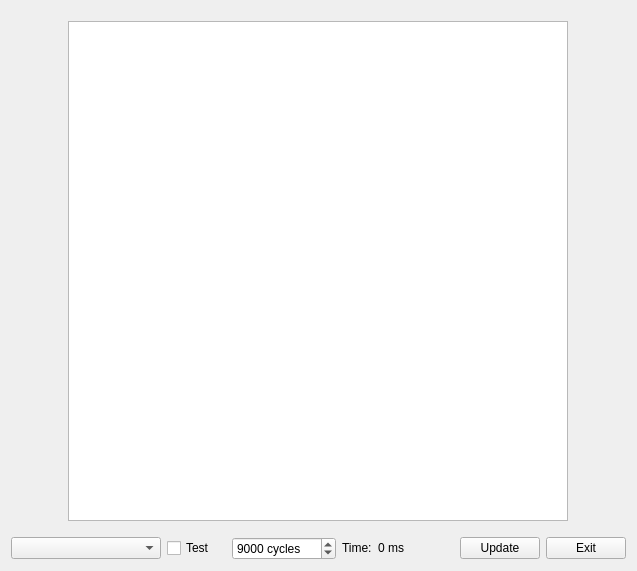
<?xml version="1.0" encoding="UTF-8"?>
<ui version="4.0">
 <class>MainWindow</class>
 <widget class="QMainWindow" name="MainWindow">
  <property name="geometry">
   <rect>
    <x>0</x>
    <y>0</y>
    <width>637</width>
    <height>571</height>
   </rect>
  </property>
  <property name="sizePolicy">
   <sizepolicy hsizetype="Expanding" vsizetype="Fixed">
    <horstretch>0</horstretch>
    <verstretch>0</verstretch>
   </sizepolicy>
  </property>
  <property name="windowTitle">
   <string>CG: Lab1</string>
  </property>
  <widget class="QWidget" name="centralWidget">
   <layout class="QVBoxLayout" name="verticalLayout_2">
    <item alignment="Qt::AlignHCenter|Qt::AlignVCenter">
     <widget class="QGraphicsView" name="graphicsView">
      <property name="sizePolicy">
       <sizepolicy hsizetype="Fixed" vsizetype="Fixed">
        <horstretch>0</horstretch>
        <verstretch>0</verstretch>
       </sizepolicy>
      </property>
      <property name="minimumSize">
       <size>
        <width>500</width>
        <height>500</height>
       </size>
      </property>
     </widget>
    </item>
    <item>
     <spacer name="verticalSpacer">
      <property name="orientation">
       <enum>Qt::Vertical</enum>
      </property>
      <property name="sizeType">
       <enum>QSizePolicy::Preferred</enum>
      </property>
      <property name="sizeHint" stdset="0">
       <size>
        <width>0</width>
        <height>0</height>
       </size>
      </property>
     </spacer>
    </item>
    <item>
     <layout class="QHBoxLayout" name="horizontalLayout">
      <item>
       <widget class="QComboBox" name="algorithmSelectorComboBox">
        <property name="sizePolicy">
         <sizepolicy hsizetype="Expanding" vsizetype="Fixed">
          <horstretch>0</horstretch>
          <verstretch>0</verstretch>
         </sizepolicy>
        </property>
        <property name="minimumSize">
         <size>
          <width>150</width>
          <height>0</height>
         </size>
        </property>
        <property name="toolTip">
         <string>&lt;html&gt;&lt;head/&gt;&lt;body&gt;&lt;p&gt;Alghoritm selector&lt;/p&gt;&lt;/body&gt;&lt;/html&gt;</string>
        </property>
       </widget>
      </item>
      <item>
       <widget class="QCheckBox" name="testCheckBox">
        <property name="text">
         <string>Test</string>
        </property>
       </widget>
      </item>
      <item>
       <spacer name="horizontalSpacer">
        <property name="orientation">
         <enum>Qt::Horizontal</enum>
        </property>
        <property name="sizeHint" stdset="0">
         <size>
          <width>40</width>
          <height>20</height>
         </size>
        </property>
       </spacer>
      </item>
      <item>
       <widget class="QSpinBox" name="testSpinBox">
        <property name="suffix">
         <string> cycles</string>
        </property>
        <property name="prefix">
         <string/>
        </property>
        <property name="minimum">
         <number>1000</number>
        </property>
        <property name="maximum">
         <number>1000000</number>
        </property>
        <property name="singleStep">
         <number>100</number>
        </property>
        <property name="value">
         <number>9000</number>
        </property>
       </widget>
      </item>
      <item>
       <widget class="QLabel" name="timeTaken">
        <property name="enabled">
         <bool>true</bool>
        </property>
        <property name="sizePolicy">
         <sizepolicy hsizetype="Fixed" vsizetype="Fixed">
          <horstretch>0</horstretch>
          <verstretch>0</verstretch>
         </sizepolicy>
        </property>
        <property name="minimumSize">
         <size>
          <width>100</width>
          <height>0</height>
         </size>
        </property>
        <property name="toolTip">
         <string>&lt;html&gt;&lt;head/&gt;&lt;body&gt;&lt;p&gt;Time that takes an alghoritm to complete computations&lt;/p&gt;&lt;/body&gt;&lt;/html&gt;</string>
        </property>
        <property name="text">
         <string>Time:  0 ms</string>
        </property>
       </widget>
      </item>
      <item>
       <spacer name="horizontalSpacer_2">
        <property name="orientation">
         <enum>Qt::Horizontal</enum>
        </property>
        <property name="sizeHint" stdset="0">
         <size>
          <width>40</width>
          <height>20</height>
         </size>
        </property>
       </spacer>
      </item>
      <item>
       <widget class="QPushButton" name="updateButton">
        <property name="text">
         <string>Update</string>
        </property>
       </widget>
      </item>
      <item>
       <widget class="QPushButton" name="exitButton">
        <property name="text">
         <string>Exit</string>
        </property>
       </widget>
      </item>
     </layout>
    </item>
   </layout>
  </widget>
 </widget>
 <layoutdefault spacing="6" margin="11"/>
 <resources/>
 <connections>
  <connection>
   <sender>testCheckBox</sender>
   <signal>toggled(bool)</signal>
   <receiver>timeTaken</receiver>
   <slot>setVisible(bool)</slot>
   <hints>
    <hint type="sourcelabel">
     <x>207</x>
     <y>536</y>
    </hint>
    <hint type="destinationlabel">
     <x>595</x>
     <y>542</y>
    </hint>
   </hints>
  </connection>
  <connection>
   <sender>testCheckBox</sender>
   <signal>toggled(bool)</signal>
   <receiver>testSpinBox</receiver>
   <slot>setVisible(bool)</slot>
   <hints>
    <hint type="sourcelabel">
     <x>201</x>
     <y>543</y>
    </hint>
    <hint type="destinationlabel">
     <x>385</x>
     <y>529</y>
    </hint>
   </hints>
  </connection>
  <connection>
   <sender>exitButton</sender>
   <signal>clicked()</signal>
   <receiver>MainWindow</receiver>
   <slot>close()</slot>
   <hints>
    <hint type="sourcelabel">
     <x>802</x>
     <y>533</y>
    </hint>
    <hint type="destinationlabel">
     <x>773</x>
     <y>438</y>
    </hint>
   </hints>
  </connection>
 </connections>
</ui>
